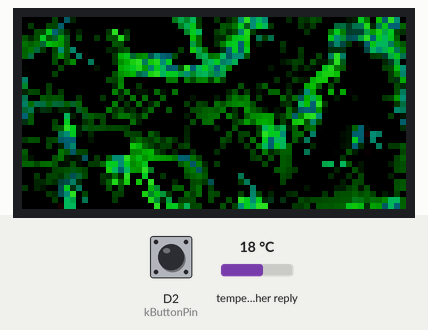
This program was run on a simulated Arduino Zero (SAMD21). On the bench: 64×32 colour display. Inputs (shaded band) come from the test bench; at power-on: D2 (kButtonPin) HIGH, temperature in the weather reply 18 °C. WiFi joins after 1.5 s; servers stay silent unless stated; random numbers use the default seed unless the program sets one; web services answer with replies made up by the test bench; what the program prints to the serial monitor is not drawn.

Above: at 4.2 s.
4.3 s: D2 (kButtonPin) pulsed LOW 2 times (0.12 s each, 0.3 s apart)
At 4.57 s:
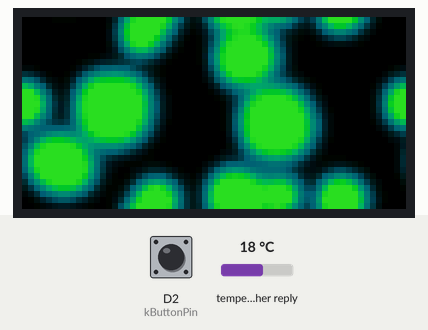
6.4 s: D2 (kButtonPin) pulled LOW for 0.15 s
At 6.67 s:
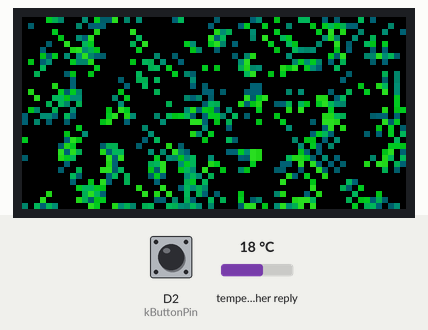
Timing chart, 0 to 9.4 s (numbered marks = the images above; inputs shaded):
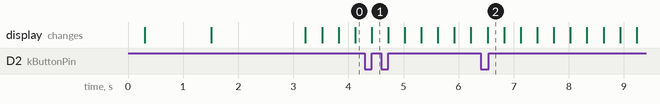

The program:

main.cpp
```cpp
#include <Arduino.h>
#include <Adafruit_Protomatter.h>
#include <WiFiNINA.h>

#include "AppConfig.h"
#include "BoardConfig.h"
#include "Engine.h"
#include "SceneManager.h"
#include "net/WeatherClient.h"
#include "scenes/FlowFieldScene.h"
#include "scenes/TestScene.h"
#include "secrets.h"

#ifdef __cplusplus
extern "C" {
#endif
char *sbrk(int i);
#ifdef __cplusplus
}
#endif

static int freeRam() {
  char stack_dummy = 0;
  return &stack_dummy - sbrk(0);
}

constexpr uint32_t kFrameIntervalMs = 33; // ~30 FPS
constexpr bool kWiFiSmokeTest = false;
constexpr uint32_t kWiFiSmokeLogIntervalMs = 10000;

enum class WiFiState : uint8_t {
  kIdle,
  kConnecting,
  kConnected,
  kCooldown
};

constexpr uint32_t kWiFiConnectTimeoutMs = 8000;
constexpr uint32_t kWiFiCooldownMs = 5000;
constexpr uint32_t kWiFiStatusIntervalMs = 5000;

static WiFiState wifiState = WiFiState::kIdle;
static uint32_t wifiStateStartMs = 0;
static uint32_t wifiNextAttemptMs = 0;
static uint32_t wifiLastStatusMs = 0;
static uint32_t wifiSmokeLogMs = 0;
static uint32_t heapLogLastMs = 0;

static Engine engine(matrix, kFrameIntervalMs);
static SceneManager sceneManager(matrix, kButtonPin);
static WeatherClient weatherClient;

static void printTimestamp() {
  Serial.print("[");
  Serial.print(millis());
  Serial.print("] ");
}

static void printWiFiStatus() {
#if APP_LOG_WIFI
  const uint8_t status = WiFi.status();
  printTimestamp();
  Serial.print("WiFi: status=");
  Serial.print((int)status);
  if (status == WL_CONNECTED) {
    Serial.print(" IP=");
    Serial.println(WiFi.localIP());
  } else {
    Serial.println();
  }
#endif
}

static void startWiFiConnect(uint32_t nowMs) {
#if APP_LOG_WIFI
  printTimestamp();
  Serial.println("WiFi: begin connect");
#endif
  WiFi.begin(WIFI_SSID, WIFI_PASS);
  wifiState = WiFiState::kConnecting;
  wifiStateStartMs = nowMs;
  wifiLastStatusMs = nowMs;
}

static void tickWiFi(uint32_t nowMs) {
  if ((uint32_t)(nowMs - wifiLastStatusMs) >= kWiFiStatusIntervalMs) {
    printWiFiStatus();
    wifiLastStatusMs = nowMs;
  }

  if (wifiState == WiFiState::kConnected) {
    if (WiFi.status() != WL_CONNECTED) {
#if APP_LOG_WIFI
      printTimestamp();
      Serial.println("WiFi: disconnected");
#endif
      wifiState = WiFiState::kCooldown;
      wifiStateStartMs = nowMs;
      wifiNextAttemptMs = nowMs + kWiFiCooldownMs;
    }
    return;
  }

  if (wifiState == WiFiState::kConnecting) {
    if (WiFi.status() == WL_CONNECTED) {
#if APP_LOG_WIFI
      printTimestamp();
      Serial.print("WiFi: connected, IP=");
      Serial.println(WiFi.localIP());
#endif
      wifiState = WiFiState::kConnected;
      return;
    }
    if ((uint32_t)(nowMs - wifiStateStartMs) > kWiFiConnectTimeoutMs) {
#if APP_LOG_WIFI
      printTimestamp();
      Serial.println("WiFi: connect timeout");
#endif
      WiFi.disconnect();
      wifiState = WiFiState::kCooldown;
      wifiStateStartMs = nowMs;
      wifiNextAttemptMs = nowMs + kWiFiCooldownMs;
    }
    return;
  }

  if (wifiState == WiFiState::kCooldown) {
    if ((int32_t)(nowMs - wifiNextAttemptMs) >= 0) {
      wifiState = WiFiState::kIdle;
    }
    return;
  }

  if (wifiState == WiFiState::kIdle) {
    if ((int32_t)(nowMs - wifiNextAttemptMs) >= 0) {
      startWiFiConnect(nowMs);
    }
  }
}

static void drawTestPattern() {
  matrix.fillScreen(0);

  constexpr uint8_t kBars = 8;
  constexpr uint8_t kBarWidth = kMatrixWidth / kBars;

  const uint16_t colors[kBars] = {
    matrix.color565(255, 0, 0),
    matrix.color565(255, 128, 0),
    matrix.color565(255, 255, 0),
    matrix.color565(0, 255, 0),
    matrix.color565(0, 255, 255),
    matrix.color565(0, 128, 255),
    matrix.color565(0, 0, 255),
    matrix.color565(255, 0, 255)
  };

  for (uint8_t i = 0; i < kBars; ++i) {
    const uint8_t x = i * kBarWidth;
    matrix.fillRect(x, 0, kBarWidth, kMatrixHeight, colors[i]);
  }

  matrix.show();
}

void setup() {
  delay(300);
  Serial.begin(115200);
  while (!Serial && millis() < 2000) {
    delay(10);
  }

  ProtomatterStatus status = matrix.begin();
  Serial.print("matrix.begin status=");
  Serial.println((int)status);
  if (status != PROTOMATTER_OK) {
    while (1) {
      delay(10);
    }
  }

  drawTestPattern();
  delay(1200);
  matrix.fillScreen(0);
  matrix.show();

  if (!kWiFiSmokeTest) {
    sceneManager.begin();
    engine.setScene(sceneManager.getActiveScene());
    engine.begin();
  }

  weatherClient.begin();
  startWiFiConnect(millis());
}

void loop() {
  const uint32_t nowMs = millis();
  tickWiFi(nowMs);
  weatherClient.tick(nowMs);

#if APP_LOG_HEAP
  if ((uint32_t)(nowMs - heapLogLastMs) >= APP_HEAP_LOG_INTERVAL_MS) {
    printTimestamp();
    Serial.print("System: free RAM = ");
    Serial.println(freeRam());
    heapLogLastMs = nowMs;
  }
#endif

  if (kWiFiSmokeTest) {
    if ((uint32_t)(nowMs - wifiSmokeLogMs) >= kWiFiSmokeLogIntervalMs) {
      printTimestamp();
      Serial.println("WiFi: smoke test heartbeat");
      wifiSmokeLogMs = nowMs;
    }
    return;
  }

  const WeatherClient::WeatherSample &smoothed = weatherClient.smoothed();
  WeatherParams params{};
  params.temp_f = smoothed.temp_f;
  params.wind_speed_mph = smoothed.wind_speed_mph;
  params.cloud_cover_pct = smoothed.cloud_cover_pct;
  params.precip_prob_pct = smoothed.precip_prob_pct;
  params.valid = smoothed.valid;
  sceneManager.setWeather(params);

  sceneManager.tick(nowMs);
  engine.setScene(sceneManager.getActiveScene());

  // Fade out if weather fetch is approaching or active
  static float current_dimmer = 1.0f;
  float target_dimmer = 1.0f;

  static bool wasApproaching = false;
  bool isApproaching = weatherClient.isApproachingFetch(nowMs, 2500);
  if (isApproaching) { // 2.5s lead time
    target_dimmer = 0.0f;
  }

  // Cycle scene if we just finished a fetch (and we are in cycle mode)
  if (!isApproaching && wasApproaching) {
    sceneManager.cycleSceneIfEnabled();
  }
  wasApproaching = isApproaching;

  // Smooth transition (simple lerp)
  // Frame time is ~33ms.
  // To fade in ~1.0s, we need step ~ 0.033
  // Let's use a faster fade out, slower fade in
  if (current_dimmer > target_dimmer) {
    current_dimmer -= 0.05f; // Fade out in ~20 frames (0.6s)
    if (current_dimmer < 0.0f) current_dimmer = 0.0f;
  } else if (current_dimmer < target_dimmer) {
    current_dimmer += 0.02f; // Fade in in ~50 frames (1.5s)
    if (current_dimmer > 1.0f) current_dimmer = 1.0f;
  }

  engine.tick(nowMs, current_dimmer);
}
```

PaletteUtils.h
```cpp
#pragma once

#include <Arduino.h>

namespace PaletteUtils {

// Shared 16-color base palette (from COLOR.md intent)
const uint8_t kBasePaletteRgb[16][3] = {
  {0, 24, 40},   {0, 56, 96},   {0, 96, 120},  {0, 140, 120},
  {0, 180, 100}, {0, 200, 40},  {40, 220, 40}, {80, 220, 60},
  {120, 200, 60}, {160, 180, 80}, {200, 140, 60}, {220, 100, 40},
  {200, 80, 80}, {160, 60, 120}, {120, 40, 140}, {80, 24, 120},
};

inline uint8_t clampU8(int value) {
  return (uint8_t)(value < 0 ? 0 : (value > 255 ? 255 : value));
}

inline uint16_t color565(uint8_t r, uint8_t g, uint8_t b) {
  return (uint16_t)(((r & 0xF8) << 8) | ((g & 0xFC) << 3) | (b >> 3));
}

// Helper to interpolate between two RGB colors
inline void lerpRgb(const uint8_t a[3], const uint8_t b[3], float t, uint8_t out[3]) {
  out[0] = clampU8((int)(a[0] + (b[0] - a[0]) * t));
  out[1] = clampU8((int)(a[1] + (b[1] - a[1]) * t));
  out[2] = clampU8((int)(a[2] + (b[2] - a[2]) * t));
}

} // namespace PaletteUtils
```

secrets_template.h
```cpp
#pragma once

// Secrets Configuration Template
// Copy this file to 'secrets.h' and fill in your credentials.
// 'secrets.h' is git-ignored to protect your private information.

// Wi-Fi Credentials
#define WIFI_SSID "YOUR_WIFI_SSID"
#define WIFI_PASS "YOUR_WIFI_PASSWORD"

// Location for Weather (Latitude/Longitude)
// Example: New York City
#define WEATHER_LAT 40.7128f
#define WEATHER_LON -74.0060f
```

Engine.cpp
```cpp
#include "Engine.h"

Engine::Engine(Adafruit_Protomatter &matrix, uint32_t frame_interval_ms)
    : matrix_(matrix),
      scene_(nullptr),
      frame_interval_ms_(frame_interval_ms),
      last_frame_ms_(0) {}

void Engine::setScene(Scene *scene) {
  scene_ = scene;
}

void Engine::begin() {
  if (scene_) {
    scene_->begin(matrix_);
  }
}

void Engine::tick(uint32_t now_ms, float dimmer) {
  if (!scene_) {
    return;
  }

  if ((uint32_t)(now_ms - last_frame_ms_) < frame_interval_ms_) {
    return;
  }

  uint32_t dt_ms = (last_frame_ms_ == 0) ? frame_interval_ms_
                                         : (now_ms - last_frame_ms_);
  if (dt_ms > 100) {
    dt_ms = 100;
  }
  last_frame_ms_ = now_ms;

  scene_->update(dt_ms);
  scene_->render(matrix_);

  // Apply Global Dimming (e.g. for weather fetch fade-out)
  if (dimmer < 0.99f) {
    if (dimmer <= 0.01f) {
      matrix_.fillScreen(0);
    } else {
      // Fixed-point scale (0-256)
      const uint16_t scale = (uint16_t)(dimmer * 256.0f);
      const int16_t w = matrix_.width();
      const int16_t h = matrix_.height();

      for(int16_t y=0; y<h; ++y) {
        for(int16_t x=0; x<w; ++x) {
          uint16_t color = matrix_.getPixel(x, y);
          // Unpack 565
          uint32_t r = (color >> 11) & 0x1F;
          uint32_t g = (color >> 5) & 0x3F;
          uint32_t b = color & 0x1F;

          // Scale
          r = (r * scale) >> 8;
          g = (g * scale) >> 8;
          b = (b * scale) >> 8;

          // Repack
          matrix_.drawPixel(x, y, (uint16_t)((r << 11) | (g << 5) | b));
        }
      }
    }
  }

  matrix_.show();
}
```

Engine.h
```cpp
#pragma once

#include <Arduino.h>
#include <Adafruit_Protomatter.h>

#include "Scene.h"

class Engine {
public:
  Engine(Adafruit_Protomatter &matrix, uint32_t frame_interval_ms);

  void setScene(Scene *scene);
  void begin();
  void tick(uint32_t now_ms, float dimmer = 1.0f);

private:
  Adafruit_Protomatter &matrix_;
  Scene *scene_;
  uint32_t frame_interval_ms_;
  uint32_t last_frame_ms_;
};
```

Scene.h
```cpp
#pragma once

#include <Arduino.h>
#include <Adafruit_Protomatter.h>

struct WeatherParams {
  float temp_f;
  float wind_speed_mph;
  uint8_t cloud_cover_pct;
  uint8_t precip_prob_pct;
  bool valid;
};

class Scene {
public:
  virtual ~Scene() = default;
  virtual void begin(Adafruit_Protomatter &matrix) {
    (void)matrix;
  }
  virtual void update(uint32_t dt_ms) = 0;
  virtual void render(Adafruit_Protomatter &matrix) = 0;
  virtual void setWeather(const WeatherParams &params) {
    (void)params;
  }
};
```

SceneManager.cpp
```cpp
#include "SceneManager.h"

// Define the flash storage slot (must be global/file scope)
FlashStorage(flash_store, SceneManager::PersistentState);

SceneManager::SceneManager(Adafruit_Protomatter &matrix, uint8_t button_pin)
    : matrix_(matrix), button_pin_(button_pin), active_scene_(nullptr),
      internal_scene_index_(0),
      last_button_state_(HIGH), last_debounce_time_(0),
      button_pressed_event_(false) {}

void SceneManager::begin() {
  pinMode(button_pin_, INPUT_PULLUP);
  last_button_state_ = digitalRead(button_pin_);

  loadState();

  // Validate loaded ID
  if (state_.current_scene_id >= kSceneCount) {
    state_.current_scene_id = 0;
  }

  switchScene(state_.current_scene_id);
}

void SceneManager::tick(uint32_t now_ms) {
  // Button Debounce logic
  bool reading = digitalRead(button_pin_);

  if (reading != last_button_state_) {
    last_debounce_time_ = now_ms;
  }

  if ((now_ms - last_debounce_time_) > kDebounceMs) {
    // State has been stable
    // Check for falling edge (Button Press if PULLUP)
    // We want to trigger when it BECOMES LOW (pressed)
    // Assuming active-low
    static bool stable_state = HIGH;

    if (reading != stable_state) {
      stable_state = reading;
      if (stable_state == LOW) {
        // Pressed
        uint8_t next_id = (state_.current_scene_id + 1) % kSceneCount;
        switchScene(next_id);

        // Save new preference
        state_.current_scene_id = next_id;
        saveState();
      }
    }
  }

  last_button_state_ = reading;
}

void SceneManager::update(uint32_t dt_ms) {
  if (active_scene_) {
    active_scene_->update(dt_ms);
  }
}

void SceneManager::render() {
  if (active_scene_) {
    active_scene_->render(matrix_);
  }
}

void SceneManager::setWeather(const WeatherParams &params) {
  // Propagate to all scenes (so they are ready when switched to)
  flowFieldScene_.setWeather(params);
  reactionDiffusionScene_.setWeather(params);
  curlNoiseScene_.setWeather(params);
}

void SceneManager::switchScene(uint8_t scene_id) {
  matrix_.fillScreen(0);

  uint8_t target_id = scene_id;
  if (scene_id == kCycleModeId) {
    target_id = internal_scene_index_;
  }

  if (target_id == 0) {
    active_scene_ = &flowFieldScene_;
  } else if (target_id == 1) {
    active_scene_ = &reactionDiffusionScene_;
  } else if (target_id == 2) {
    active_scene_ = &curlNoiseScene_;
  } else {
    active_scene_ = &flowFieldScene_; // Default
  }

  state_.current_scene_id = scene_id;
  active_scene_->begin(matrix_);
}

void SceneManager::cycleSceneIfEnabled() {
  if (state_.current_scene_id == kCycleModeId) {
    internal_scene_index_ = (internal_scene_index_ + 1) % 3; // Cycle through 3 real scenes
    switchScene(kCycleModeId);
    Serial.print("SceneManager: cycling to internal index ");
    Serial.println(internal_scene_index_);
  }
}

void SceneManager::loadState() {
  state_ = flash_store.read();
  if (state_.magic != kMagic) {
    // First run or invalid data
    state_.magic = kMagic;
    state_.current_scene_id = 0;
    // We don't necessarily need to write back immediately,
    // waiting for first interaction saves a write cycle.
    Serial.println("SceneManager: storage invalid, defaulting to 0");
  } else {
    Serial.print("SceneManager: loaded scene ");
    Serial.println(state_.current_scene_id);
  }
}

void SceneManager::saveState() {
  state_.magic = kMagic;
  flash_store.write(state_);
  Serial.print("SceneManager: saved scene ");
  Serial.println(state_.current_scene_id);
}
```

SceneManager.h
```cpp
#pragma once

#include <Arduino.h>
#include <Adafruit_Protomatter.h>
#include <FlashStorage.h>

#include "Scene.h"
#include "scenes/FlowFieldScene.h"
#include "scenes/ReactionDiffusionScene.h"
#include "scenes/CurlNoiseScene.h"

class SceneManager {
public:
  SceneManager(Adafruit_Protomatter &matrix, uint8_t button_pin);

  void begin();
  void tick(uint32_t now_ms);
  void update(uint32_t dt_ms);
  void render();
  void setWeather(const WeatherParams &params);
  void cycleSceneIfEnabled();

  Scene* getActiveScene() const { return active_scene_; }

  // Persistent storage structure
  struct PersistentState {
    uint32_t magic;
    uint8_t current_scene_id;
    uint8_t reserved[3];
  };

  static constexpr uint8_t kCycleModeId = 3;

private:
  static constexpr uint32_t kMagic = 0xA55A0001;
  static constexpr uint8_t kSceneCount = 4;
  static constexpr uint32_t kDebounceMs = 50;

  Adafruit_Protomatter &matrix_;
  uint8_t button_pin_;

  PersistentState state_;

  // Scenes
  FlowFieldScene flowFieldScene_;
  ReactionDiffusionScene reactionDiffusionScene_;
  CurlNoiseScene curlNoiseScene_;
  Scene *active_scene_;
  uint8_t internal_scene_index_;

  // Button state
  bool last_button_state_;
  uint32_t last_debounce_time_;
  bool button_pressed_event_;

  void loadState();
  void saveState();
  void switchScene(uint8_t scene_id);
};
```

WeatherClient.h
```cpp
#pragma once

#include <Arduino.h>
#include <WiFiNINA.h>

#include "AppConfig.h"

#ifndef WEATHER_LOG_ENABLED
#define WEATHER_LOG_ENABLED APP_LOG_WEATHER
#endif

#ifndef WEATHER_LOG_VERBOSE
#define WEATHER_LOG_VERBOSE APP_LOG_WEATHER_VERBOSE
#endif

class WeatherClient {
public:
  struct WeatherSample {
    float temp_f;
    uint8_t cloud_cover_pct;
    float wind_speed_mph;
    uint8_t precip_prob_pct;
    uint32_t sampled_at_ms;
    bool valid;
  };

  WeatherClient();

  void begin();
  void tick(uint32_t now_ms);

  const WeatherSample &sample() const;
  const WeatherSample &smoothed() const;
  bool hasSample() const;

  // Returns true if a fetch is about to happen (within lead_time_ms) or is happening.
  bool isApproachingFetch(uint32_t now_ms, uint32_t lead_time_ms = 2000) const;

private:
  enum class State : uint8_t {
    kDisconnected,
    kConnecting,
    kIdle,
    kFetchStart,
    kSendRequest,
    kReadHeaders,
    kReadBody,
    kParse,
    kCoolDown
  };

  enum class ChunkState : uint8_t {
    kReadSize,
    kReadData,
    kReadDataCr,
    kReadDataLf,
    kDone
  };

  void transition(State next, uint32_t now_ms);
  void abortRequest();
  void beginRequest(uint32_t now_ms);
  void handleConnect(uint32_t now_ms);
  void handleSendRequest(uint32_t now_ms);
  void handleReadHeaders(uint32_t now_ms);
  void handleReadBody(uint32_t now_ms);
  void handleParse(uint32_t now_ms);
  void scheduleSuccess(uint32_t now_ms);
  void scheduleFailure(uint32_t now_ms);
  void updateSmoothing(uint32_t now_ms);
  static const char *stateName(State state);

  bool appendHeaderByte(char c);
  bool appendBodyByte(char c);
  bool parseContentLength();
  bool parseChunked();
  bool processChunkByte(char c);
  bool parseBody(WeatherSample &out);
  bool parseFloatField(const char *key, float &out) const;
  bool parseIntField(const char *key, int &out) const;

  State state_;
  uint32_t state_start_ms_;
  uint32_t next_fetch_ms_;
  uint32_t request_start_ms_;
  uint32_t connect_start_ms_;
  uint32_t last_io_ms_;
  uint32_t last_smooth_ms_;
  uint8_t backoff_index_;
  bool connect_attempted_;
  bool logged_first_bytes_;
  size_t request_len_;
  size_t request_sent_;
  bool write_failed_;
  uint32_t write_fail_ms_;
  bool chunked_;
  ChunkState chunk_state_;
  uint32_t chunk_size_;
  uint32_t chunk_read_;
  uint8_t chunk_line_len_;
  bool chunk_zero_;

  int content_length_;
  size_t header_len_;
  size_t body_len_;

  WeatherSample sample_;
  WeatherSample smoothed_;

  WiFiClient *client_;
  WiFiSSLClient ssl_client_;
  WiFiClient tcp_client_;
  char header_buf_[1024];
  char body_buf_[2048];
  char chunk_line_buf_[16];
  char request_buf_[512];
};
```

Source omitted: WeatherClient.cpp (28041 bytes), CurlNoiseScene.cpp (8164 bytes), CurlNoiseScene.h (806 bytes), FlowFieldScene.cpp (13044 bytes), FlowFieldScene.h (1976 bytes), ReactionDiffusionScene.cpp (11658 bytes), ReactionDiffusionScene.h (1307 bytes), TestScene.cpp (1271 bytes), TestScene.h (406 bytes), AppConfig.h (399 bytes), BoardConfig.h (640 bytes), BoardConfig.cpp (410 bytes)
